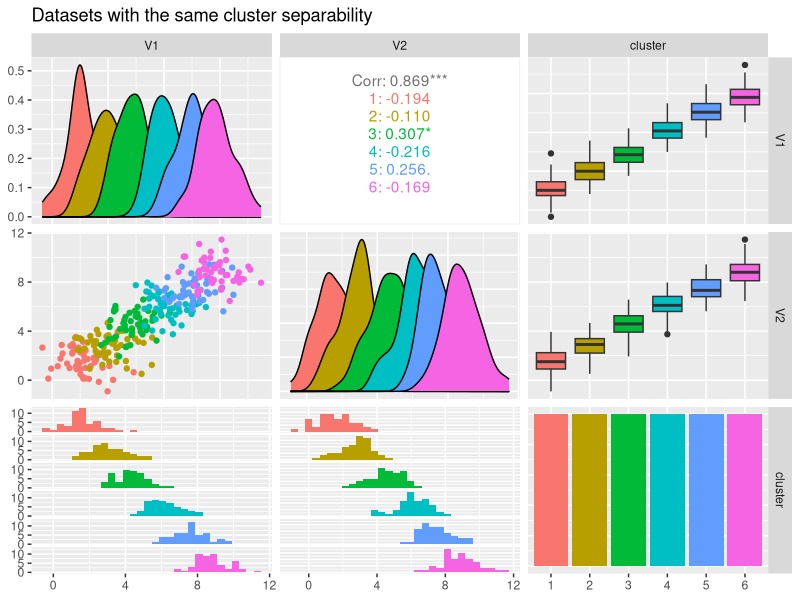

The R source for this figure:
#################################
####### Synthetic examples ######
######## Similar datasets #######
#################################

rm(list = ls())

library(MASS)
library(ggplot2)
library(GGally)
library(reshape)

### Six clusters, same cluster separability in each dataset

n_experiments <- 100
n_separation_levels <- 1
n_datasets_same_rho <- 5
n_variables <- 2
n_obs_per_cluster <- 50
n_clusters <- 6

Sigma <- diag(n_variables)

N <- n_obs_per_cluster*n_clusters
P <- n_variables
data <- array(NA, c(N, P, n_datasets_same_rho, n_experiments))

separation_level <- 4 # Same for all datasets

set.seed(151)

for(i in 1:n_datasets_same_rho){
  for(j in 1:n_experiments){
    mu = rep(NA, N)
    for(k in 1:n_clusters){
      mu = rep((k*(separation_level-1)/2), n_variables)
      data[((k-1)*n_obs_per_cluster+1):(k*n_obs_per_cluster),,i,j] <- mvrnorm(n = n_obs_per_cluster, mu, Sigma)
    }
  }
}

uno <- rep(1, n_obs_per_cluster)
cluster_labels <- c(uno, uno*2, uno*3, uno*4, uno*5, uno*6)

dataset_example <- data[,,1,1]
example6_dataframe <- as.data.frame(dataset_example)
example6_dataframe$cluster <- as.factor(cluster_labels)
ggpairs(data=example6_dataframe, # data.frame with variables
        columns=c(1,2,3), # columns to plot, default to all.
        title="Datasets with the same cluster separability",  # title of the plot
        mapping=ggplot2::aes(colour = cluster))
ggsave("synthetic-data-a.pdf", width = 7, height = 7)

save(data, file = "synthetic-data-a.RData")
